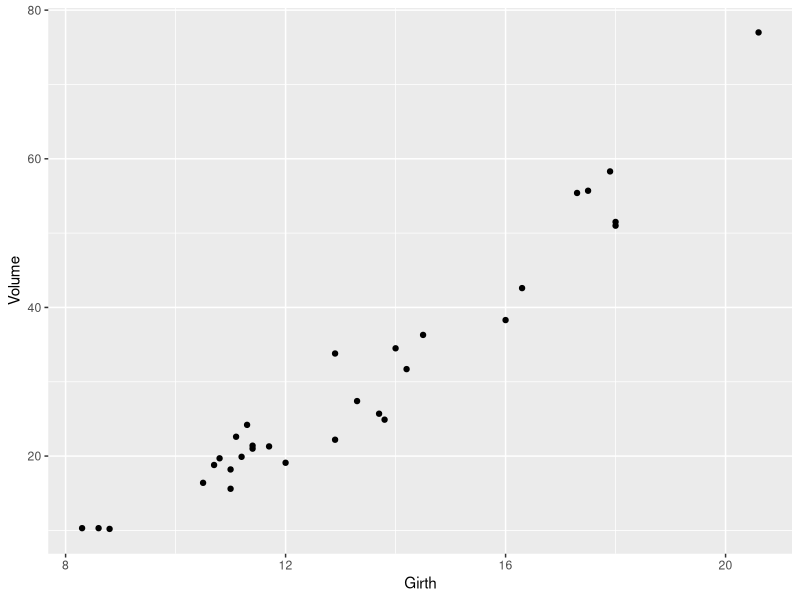

Generate this figure with R:
## ---- chunk 1
knitr::opts_chunk$set(echo = FALSE)
## ---- chunk 2
# Installing the different packages.
library(ggplot2)
library(tidyverse)
data(trees)
## ---- chunk 3
str(trees)
## ---- chunk 4
ggplot(trees) + geom_point(mapping=aes(x=Girth,y=Volume))

